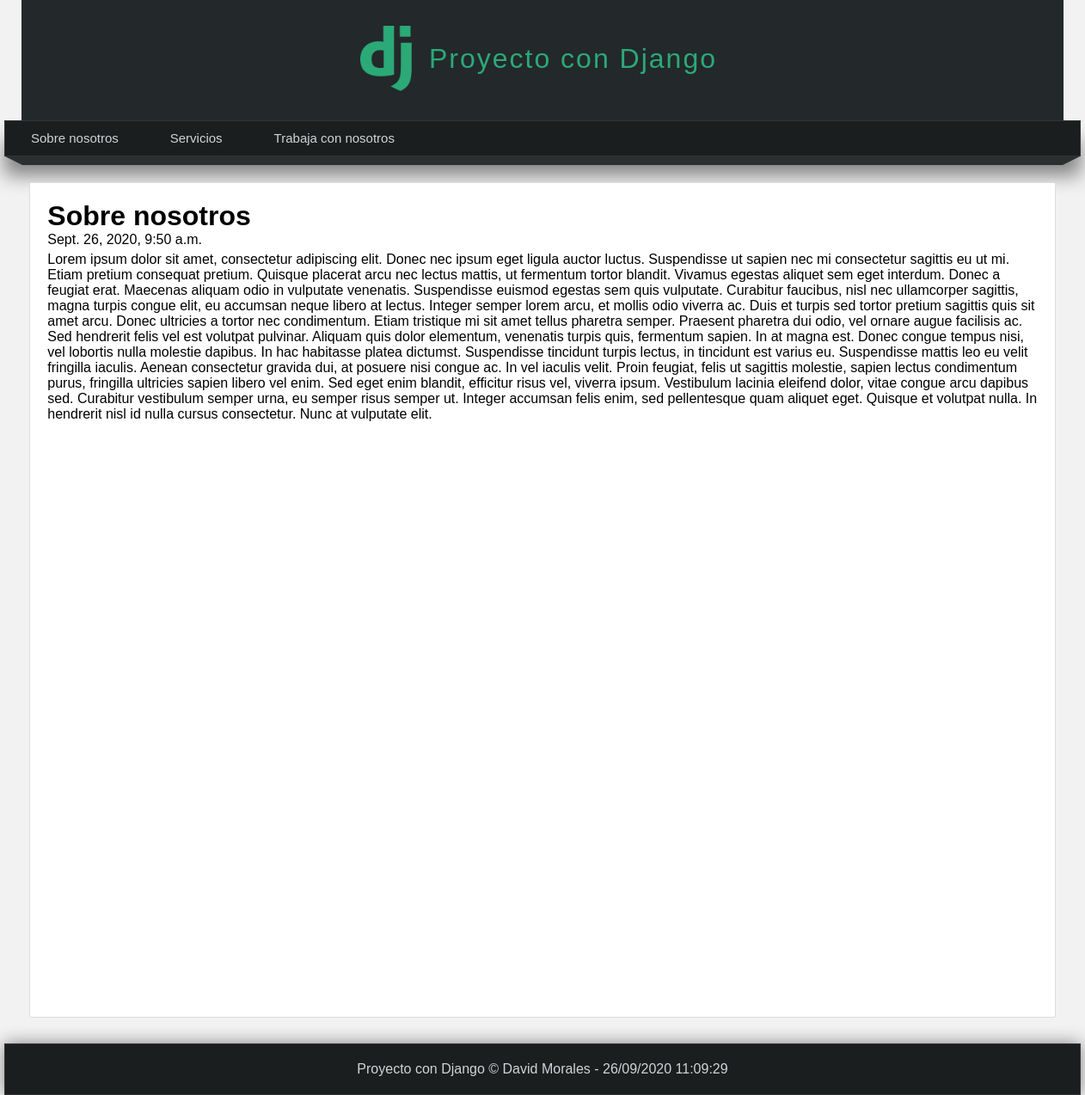
Page /pagina/sobre-nosotros on the committed database.
### pages/models.py (models this page shows, shortened)
class Page(models.Model):
    title = models.CharField(max_length=50, verbose_name='Título')
    content = models.TextField(verbose_name='Contenido')
    slug = models.CharField(unique=True, max_length=150, verbose_name='URL amigable')
    visible = models.BooleanField(verbose_name='¿Visible?')
    created_at = models.DateTimeField(auto_now_add=True, verbose_name='Creada el')
    updated_at = models.DateTimeField(auto_now=True, verbose_name='Actualizada el')
    class Meta:
        verbose_name = 'Página'
        verbose_name_plural = 'Páginas'

### pages/views.py (the view)
# urls.py: path('pagina/<str:slug>', page_views.page, name='page')
def page(request, slug):
    page = Page.objects.get(slug=slug) # Equivale a SELECT * FROM Page WHERE...
    return render(request, 'pages/page.html', {
        'page': page
    })

### pages/context_processors.py (called while the page is built)
def get_pages(request):
    pages = Page.objects.filter(visible=True).values_list('id', 'title', 'slug')
    return {
        'pages': pages
    }

### pages/templates/pages/page.html (shortened to what this page needs)
{% extends 'layouts/layout.html' %}
{% block content %}
    <h1> {{page.title}} </h1>
    <span> {{page.created_at}} </span>
    <p> {{page.content}} </p>
{% endblock content %}

### mainapp/templates/layouts/layout.html (shortened to what this page needs)
<!DOCTYPE html>
<html lang="es">
<head>
    {% load static %}
    <link rel="stylesheet" type="text/css" href="{% static 'css/style.css' %}"/>
</head>
<body>
    <header>
        <div id="logotipo">
            <img src="{% static 'images/logo.png' %}" alt=""/>
            <h1>Proyecto con Django</h1>
        </div>
    </header>
    <nav>
        <ul>
            {% for page in pages  %}
                <li>
                    <a href="{% url 'page' page.2 %}"> {{page.1}}</a>
                </li>
            {% endfor %}
        </ul>
    </nav>
    <div class="barra">
        <span class="esquina-izquierda"></span>
        <span class="relleno-barra"></span>
        <span class="esquina-derecha"></span>
    </div>
    <div id='content'>
        <div class="box">
            {% block content %}{% endblock %}
        </div>
    </div>
    <footer>
        Proyecto con Django &copy; David Morales - {% now "d/m/Y h:m:s" %}
    </footer>
</body>
</html>

### mainapp/static/css/style.css (style rules this page uses)
* { margin: 0; padding: 0; font-family: sans-serif, Arial, Helvetica; text-decoration: none; }
body { background-color: #F2F2F2; }
p, h2, h3 { margin-top: 5px; margin-bottom: 10px; }
header { width: 1212px; height: 140px; background-color: #23282B; margin: 0 auto; }
#logotipo { width: 35%; height: 140px; margin: 0 auto; padding-top: 10px; }
#logotipo img { display: block; width: 60px; float: left; margin-top: 20px; }
#logotipo h1 { float: left; display: block; letter-spacing: 2px; font-weight: lighter; color: #2ba977; margin-top: 40px; margin-left: 20px; }
nav { width: 1250px; height: 40px; background-color: #1b1e1f; border: 1px solid #333333; margin: 0 auto; box-shadow: 0px 22px 22px gray; font-size: 15px; }
nav ul { list-style: none; text-decoration: none; }
nav ul li { line-height: 40px; float: left; }
nav ul li a { display: block; padding-left: 30px; padding-right: 30px; color: #d1d4d6; }
.barra { width: 1250px; margin: 0 auto; }
.esquina-izquierda { display: block; border-left: 20px solid transparent; border-top: 10px solid #2b2f30; float: left; }
.esquina-derecha { display: block; border-right: 20px solid transparent; border-top: 10px solid #2b2f30; float: right; }
.relleno-barra { display: block; width: 1210px; background-color: #2b2f30; height: 10px; float: left; }
#content { width: 1212px; min-height: 930px; margin: 0 auto; margin-bottom: 30px; margin-top: 30px;; }
.box { background-color: #ffffff; width: 95%; min-height: 930px; padding: 20px; border: 1px solid #ddd; margin: 0 auto; border-radius: 2px; }
footer { width: 1250px; background-color: #1b1e1f; border: 1px solid #333; color: #d1d4d6; text-align: center; padding-top: 20px; padding-bottom: 20px; box-shadow: 0px 0px 20px gray; margin: 0 auto; }

### rows in the picture
Page: title "Sobre nosotros", created_at "Sept. 26, 2020, 9:50 a.m.", content "Lorem ipsum dolor sit amet, consectetur adipiscing elit. Donec nec ipsum eget ligula auctor luctus. Suspendisse ut sapien nec mi consectetur sagittis eu ut mi. Etiam pretium consequat pretium. Quisque placerat arcu nec lectus mattis, ut fermentum tortor blandit. Vivamus egestas aliquet sem eget interdum. Donec a feugiat erat. Maecenas aliquam odio in vulputate venenatis. Suspendisse euismod egestas sem quis vulputate. Curabitur faucibus, nisl nec ullamcorper sagittis, magna turpis congue elit, eu accumsan neque libero at lectus. Integer semper lorem arcu, et mollis odio viverra ac. Duis et turpis sed tortor pretium sagittis quis sit amet arcu. Donec ultricies a tortor nec condimentum. Etiam…"
Page: title "Servicios"
Page: title "Trabaja con nosotros"
